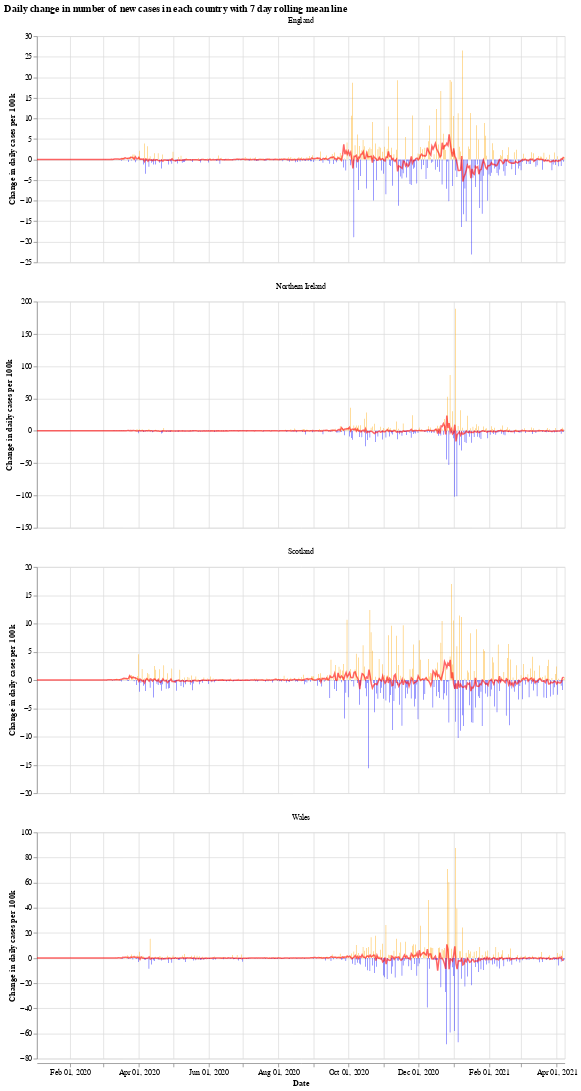

Write notebook code for a chart like this one.
### Markdown cell above
We will use the Python library `Altair` for visualising the data, see the [altair docs](https://altair-viz.github.io/) for more information.

First we have a graph which shows the daily change in the number of new cases for each country. This number jumps up and down all over the place, which is likely due to delay in reporting of new cases over the weekend. Another interesting thing is that it looks like the daily cases in Wales experienced a much shorter period of calm over the summer (calm in the sense of daily cases not jumping up and down).

The orange bars are days when the number of new cases (per 100k population) was more than the previous day, while the blue are days when the number of new cases dropped. The red line is the 7 day moving average. 

When the moving average line is below 0, it means that there is a consistent drop in new cases. We can see this clearly happening around the times that lockdowns were introduced (though, to varying degrees). I will update the graphs soon with a marker of when each lockdown started.

### Code cell
# collapse
import altair as alt

bars = alt.Chart(uk_cases).mark_bar().encode(
    x=alt.X("yearmonthdate(date):T", axis=alt.Axis(title='Date')),
    y=alt.Y("casesChangeRate:Q", axis=alt.Axis(title='Change in daily cases per 100k')),
    tooltip='casesChange',
    color=alt.condition(
        alt.datum.casesChangeRate > 0,
        alt.value("orange"),  # The positive color
        alt.value("blue")  # The negative color
    )
).properties(title='Daily change in number of new cases with 7 day rolling mean',width=700).interactive()

line = alt.Chart(uk_cases).mark_line(
    color='red',
    size=2,
    opacity=0.6
).transform_window(
    rolling_mean='mean(casesChangeRate)',
    frame=[0, 7],
    groupby=['areaName']
).encode(
    x='yearmonthdate(date):T',
    y='rolling_mean:Q'
)

alt.layer(bars, line, data=uk_cases).facet(alt.Column(
    'areaName', title=''), columns=1).resolve_scale(y='independent').properties(title='Daily change in number of new cases in each country with 7 day rolling mean line')

### Figure 1 — Vega-Lite specification as saved in the notebook (floating-point values rounded to 4 significant figures; data arrays with more than 128 entries replaced by an {"elided": "..."} marker saying what was removed)
{"config": {"view": {"continuousWidth": 400, "continuousHeight": 300}}, "data": {"name": "data-a5f485897a136d66f42e343e152e8901"}, "facet": {"type": "nominal", "field": "areaName", "title": ""}, "spec": {"layer": [{"mark": "bar", "encoding": {"color": {"condition": {"value": "orange", "test": "(datum.casesChangeRate > 0)"}, "value": "blue"}, "tooltip": {"type": "quantitative", "field": "casesChange"}, "x": {"type": "temporal", "axis": {"title": "Date"}, "field": "date", "timeUnit": "yearmonthdate"}, "y": {"type": "quantitative", "axis": {"title": "Change in daily cases per 100k"}, "field": "casesChangeRate"}}, "selection": {"selector001": {"type": "interval", "bind": "scales", "encodings": ["x", "y"]}}, "title": "Daily change in number of new cases with 7 day rolling mean", "width": 700}, {"mark": {"type": "line", "color": "red", "opacity": 0.6, "size": 2}, "encoding": {"x": {"type": "temporal", "field": "date", "timeUnit": "yearmonthdate"}, "y": {"type": "quantitative", "field": "rolling_mean"}}, "transform": [{"window": [{"op": "mean", "field": "casesChangeRate", "as": "rolling_mean"}], "frame": [0, 7], "groupby": ["areaName"]}]}]}, "columns": 1, "resolve": {"scale": {"y": "independent"}}, "title": "Daily change in number of new cases in each country with 7 day rolling mean line", "$schema": "https://vega.github.io/schema/vega-lite/v4.8.1.json", "datasets": {"data-a5f485897a136d66f42e343e152e8901": {"elided": "1844 records"}}}
